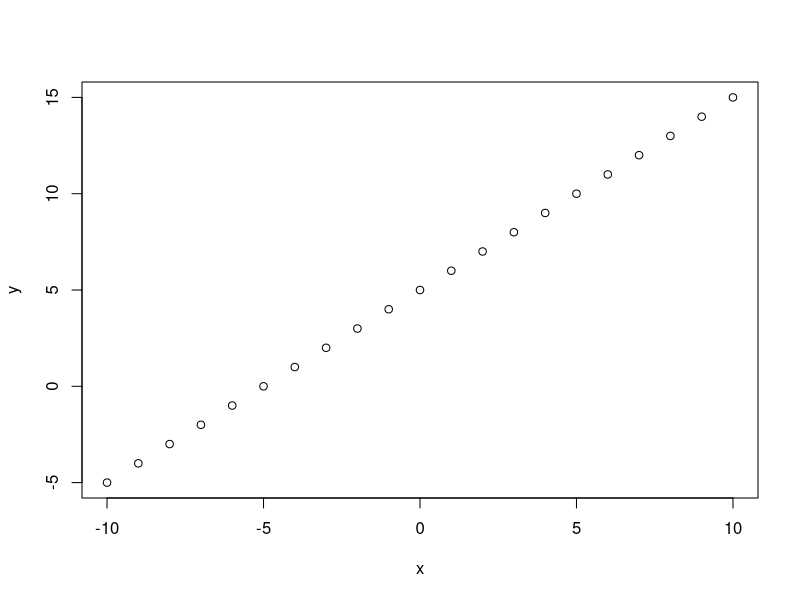
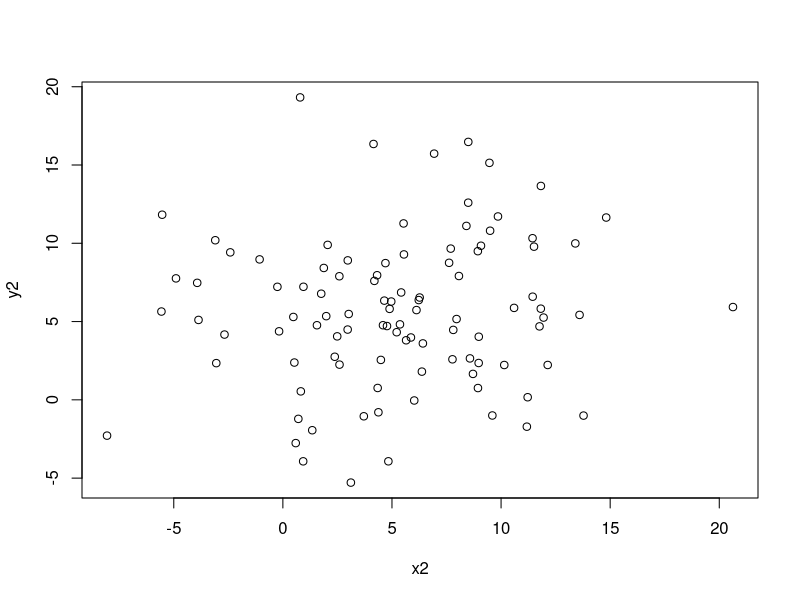
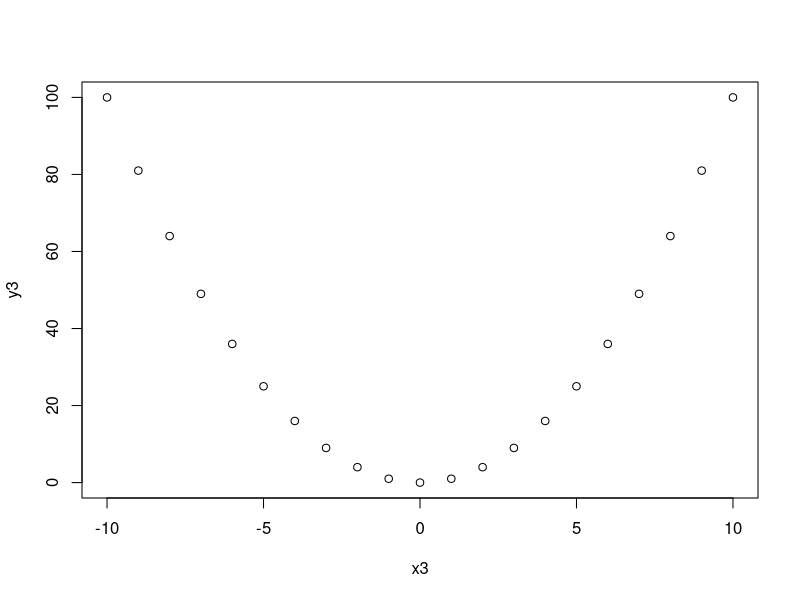

R code for these plots, in order: (Note: this script raises an error after producing the figures.)
## ---- chunk 1
x=seq(-10,10)
y=(x+5)
plot(x,y)
## ---- chunk 2
cov(x,y)
## ---- chunk 3
x2=rnorm(100,mean=5,sd=5)
y2=rnorm(100,mean=5,sd=5) # Both variables are just random drows from the normal distribution
plot(x2,y2)
## ---- chunk 4
cov(x2,y2)
## ---- chunk 5
x3=seq(-10,10)
y3=x3^2
plot(x3,y3)
## ---- chunk 6
cov(x3,y3)
## ---- chunk 7
cor(x,y) ### Why does this produce "1". What is the meaning of this value?
## ---- chunk 8
cor(x2,y2) # The correlation is extremely close to zero, indicating that there is no systematic linear relationship, which is true as both variables were generated in a completely random fashion.
## ---- chunk 9
y4=rep(c("a","b","c"),7)
y4
is.numeric(y4) # Checks whether y4 is numeric and returns the argument FALSE.
cor(x,y4) # Gives us the error message "y must be numeric".
## ---- chunk 10
y5=rep(c(T,F,F),7)
y5
is.numeric(y5) # Checks whether y5 is numeric and returns the argument FALSE.
class(y5) # Returns the class of the vector.
cor(x,y5) # Returns a value.
## ---- chunk 11
y6=rep(c(1,0,0),7)
cor(x,y6) # Returns the same value as above, meaning that R views T=1 and F=0
## ---- chunk 12
library(datasets)
data(occupationalStatus)
occupationalStatus
## ---- chunk 13
library(gmodels)
CrossTable(occupationalStatus)
## ---- chunk 14
draw1=rbinom(1,size=100,p=0.67)
draw1

draw5=rbinom(5,size=100,p=0.67)
hist(draw5)

draw10=rbinom(10,size=100,p=0.67)
hist(draw10)

draw50=rbinom(50,size=100,p=0.67)
hist(draw50)

draw100=rbinom(100,size=100,p=0.67)
hist(draw100)

draw1000=rbinom(1000,size=100,p=0.67)
hist(draw1000)

draw10000=rbinom(10000,size=100,p=0.67)
hist(draw10000) # This really looks like a normal distribution
## ---- chunk 15
x4=seq(0,10,by=0.01)
y4=dexp(x4, rate=0.5) # Returns the density
plot(x4,y4) # This doesn't look nice
plot(x4,y4, type="l") # Use type="l" for a line plot
## ---- chunk 16
library(ggplot2)
plot1=qplot(x4,y4) # Now that looks even nicer
## ---- chunk 17
meanstore=rep(0,1000)
for (i in 1:1000){
  expdraw=rexp(10, rate=0.5)
  meanstore[i]=mean(expdraw)
}
hist(meanstore, breaks=20) # It is approximately normally distributed, as predicted by the CLT.
## ---- chunk 18
data(airquality)
airquality
summary(airquality) # Use this command if you don't want to see the whole dataset but just a summary of it
## ---- chunk 19
lm1=lm(Ozone ~ Solar.R, data=airquality)
## ---- chunk 20
summary(lm1)
